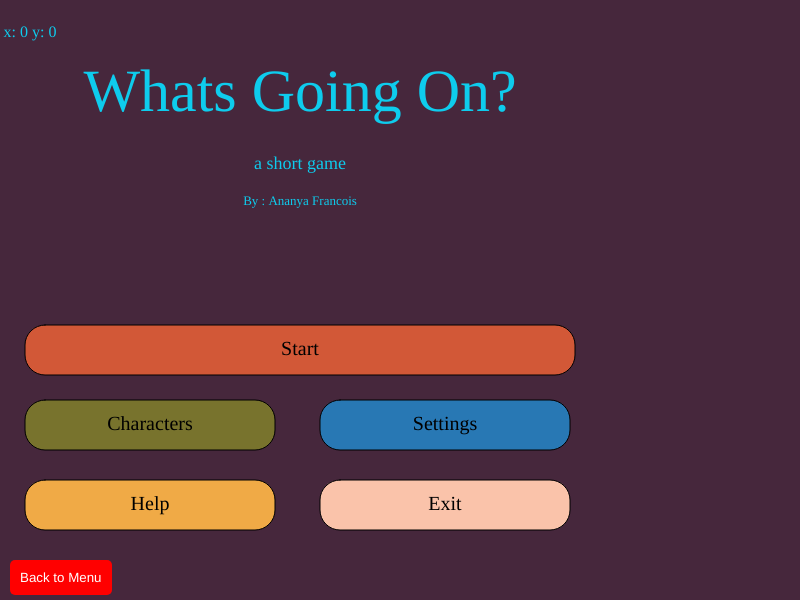
Frame 1 (no input)
Frame 60 (no input): identical to frame 1, image omitted
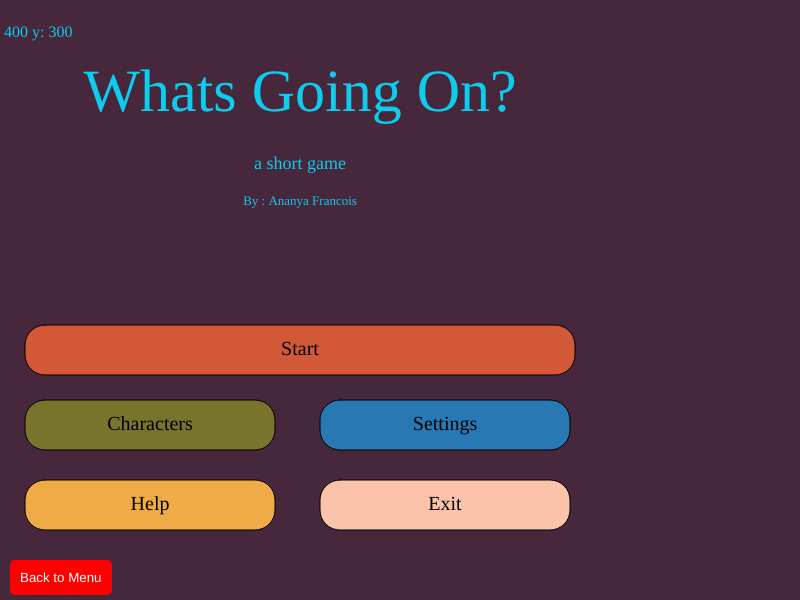
Frame 120 (the mouse pressed at the canvas centre since frame 60)

The p5.js sketch that drew these frames (run headless with seeded random() and noise() and a simulated clock; from frame 60 on, the mouse is pressed at the canvas centre):

// p5.js sketch
// ── sketch.js
let state = "menu";
let button5;
 let scene = 1;
 //scene 3 a & b buttons
 let button, northButton, southButton;
 //the two colors
 let startColor, endColor;
 //lerp is the feature that helps the background fade between two colors rather than randomly
 let lerpAmount = 0;
 let increasing = true;
 
 function setup() {
   createCanvas(800, 600);
   
   button5 = createButton('Back to Menu');
  button5.position(10, height - 40); // Position the button in the bottom left corner
  button5.style('background-color', 'red');
  button5.style('color', 'white');
  button5.style('border', 'none');
  button5.style('padding', '10px');
  button5.style('border-radius', '5px');
  button5.mousePressed(() => {
   // Switch back to the menu screen when clicked
    state = "menu"; 
   
    // hide the button in the beginning//didn't work
    button.hide();
     
  });
   // Set a base font
   textFont('Century Schoolbook'); 
 
   // Define colors for background fade
   startColor = color(102, 0, 102);
   endColor = color(0, 255, 255);
 
   // Create the button for scene transition in game screen
   button = createButton('Next Scene');
   button.position(750, 450);
   button.mousePressed(() => {
     // Change to second scene when clicked
     scene = 2; 
      // Hiding the button when in Scene 2
     button.hide();
   });
   button.hide();
 
   // Create North and South buttons for Scene 2
   northButton = createButton('North');
    // Position it on the screen
   northButton.position(675, 130);
   northButton.mousePressed(() => {
     // Change to north scene when clicked
     state = "northScene"; 
     // Hide North button after choice is clicked
     northButton.hide(); 
     // Hide South button after click
     southButton.hide(); 
   });
   northButton.hide();
 
   southButton = createButton('South');
   // Position of south screen
   southButton.position(675, 425); 
   southButton.mousePressed(() => {
     // Change to south scene when clicked
     state = "southScene"; 
     // Hide North button after one is clicked
     northButton.hide(); 
     // same South button 
     southButton.hide(); 
   });
   southButton.hide();
 }
 
 //set each page as a state 
 function draw() {
   if (state === "menu") {
     menuScreen();
   } else if (state === "game") {
     gameScreen();
   } else if (state === "characters") {
     charactersScreen();
   } else if (state === "settings") {
     settingsScreen();
   } else if (state === "help") {
     helpScreen();
   } else if (state === "exit") {
     exitScreen();
   } else if (state === "northScene") {
     northScene();
   } else if (state === "southScene") {
     southScene();
   }
 }
 //menu screen features
 function menuScreen() {
   background(70, 39, 60);
  
   fill(210,88,55);
   rect(25, 325, 550, 50, 20); // Start button
   fill(120,115,45)
   rect(25, 400, 250, 50, 20); // Characters button
   fill(40,120,180)
   rect(320, 400, 250, 50, 20); // Settings button
   fill(240,170,70)
   rect(25, 480, 250, 50, 20); // Help button
   fill(250,195,170)
   rect(320, 480, 250, 50, 20); // Exit button
  
   fill(0);
   textSize(20);
   textAlign(CENTER, CENTER);
   text("Start", 300, 350);
   text("Characters", 150, 425);
   text("Settings", 445, 425);
   text("Help", 150, 505);
   text("Exit", 445, 505);
  
   //title
   fill(14,204,237);
   textSize(60);
   textAlign(CENTER, TOP);
   text('Whats Going On?', 300, 65);
  
   //description
   textSize(18);
   text('a short game', 300, 155);
  
   //creators name, aka me
   textSize(13);
   text('By : Ananya Francois', 300, 195);
  
   //mouse location, for some reason it wont stay tho...
   textSize(16);
   text(`x: ${mouseX} y: ${mouseY}`, 30, 25);
 }
 
 function gameScreen() {
   if (scene === 1) {
     sceneOne();
     button.show();
   } else if (scene === 2) {
     sceneTwo();
     // Show North and South buttons in scene 2
     northButton.show(); 
     southButton.show();
   }
 }
 
 function sceneOne() {
   // Background fade logic for Scene 1
   let bgColor = lerpColor(startColor, endColor, lerpAmount);
   background(bgColor);
  
   // The scene 1 elements
   fill(64, 64, 64);
   rect(0, 500, 800, 800);
 
   fill(255, 204, 0);
   rect(15, 535, 105, 40);
   rect(145, 535, 130, 40);
   rect(300, 535, 150, 40);
   rect(480, 535, 175, 40);
   rect(680, 535, 190, 40);
 
   let moonColor = mouseIsPressed ? color(255, 210, 24) : color(178, 178, 176);
   fill(moonColor);
   circle(65, 65, 100);
 
   fill(245, 29, 29);
   rect(450, 405, 165, 108);
 
   fill(90, 231, 253);
   rect(470, 415, 55, 55);
   rect(545, 415, 55, 55);
 
   fill(128, 128, 128);
   circle(480, 505, 55);
   circle(585, 505, 55);
 }
 //scene two 
 function sceneTwo() {
   background(51, 40, 102);
   strokeWeight(0);
   //street ground
   fill(112, 128, 144);
   rect(350, 75, 450, 150, 10);
   rect(350, 350, 450, 150, 10);
   rect(200, 200, 300, 200, 10);
   rect(0, 250, 300, 100);
  
   //street paint
   fill(255, 204, 0);
   rect(15, 290, 60, 20);
   rect(100, 290, 60, 20);
   rect(200, 290, 60, 20);
   rect(300, 290, 60, 20);
   rect(420, 200, 20, 60);
   rect(420, 340, 20, 60);
   rect(550, 140, 60, 20);
   rect(550, 415, 60, 20);
   rect(420, 290, 20, 20);
   rect(450, 415, 60, 20);
   rect(450, 140, 60, 20);
 }
 //North scene functions
 function northScene() {
   // background for the north scene
   background(0, 102, 102);
   strokeWeight (0)
   fill (29, 21, 37)
   //now the buildings have to look real, skinner?
     rect(0, 250, 125, 600);
   rect(110, 200, 85, 600);
   rect(190, 160, 85, 600);
   rect(275, 85, 85, 600);
   rect(360, 130, 85, 600);
   rect(445, 290, 85, 600);
   rect(515, 160, 125, 600);
   
   //design on tops, looking for triangles & Trapzoids, maybe a line that leads to a red dot that goes on and off
   
   //the text
   textFont('Courier New');
   textSize(38);
   fill(255, 255, 0)
   text('YOUVE MADE IT TO THE CITY!', 315, 325);
   
 }
 
 function southScene() {
   // Obvi new background for the south scene
     background(153, 0, 0);
  
  // Title
  fill(255); 
  textSize(64);  
  textAlign(CENTER, TOP);  
  text("Where in the South", width / 2.5, 50); 

  // Draw the Swamp rectangle 
  fill(243, 228, 22); 
  strokeWeight(0);
  rect(30, 300, 150, 40, 20);  

  fill(0);  
  textSize(16);
  textAlign(CENTER, CENTER);
  text("Swamp", 30, 300, 150, 40, 20);  
  
  // Draw the Beach rectangle 
  fill(243, 228, 22);
  rect(250, 300, 150, 40, 20);
  
  fill(0);  
  text("Beach", 250, 300, 150, 40);  
  
  // Draw the Desert rectangle 
  fill(243, 228, 22);
  rect(450, 300, 150, 40, 20);  
  
  fill(0);  
  text("Desert", 450, 300, 150, 40);  
   
 }
 
 function charactersScreen() {
    {
   background(102, 0, 51);
  
   // Title: "Choose Your Character" 
  fill(255, 0, 255);
  textSize(32);
  textAlign(CENTER, TOP);
  textStyle(BOLDITALIC);
  text("Choose Your Character", width / 2 - 200, 20);  

  // "Your Closet" Title (Smaller, top right)
  fill(255, 0, 127);
  textSize(18);  
  textStyle(BOLD);
  textAlign(RIGHT, TOP);
  text("Your Closet", width - 275, 20);  

  // "BUY!!" Title
  fill(153, 0, 153)
  textSize(20);
  textAlign(CENTER, BOTTOM);
  text("BUY!!", width / 2.5, 280);  
  
   //you, car color
   fill (255,0,0)
   strokeWeight(1.5)
   circle(180, 150, 175)
  
   //create difference in the piece so its not all flat
   strokeWeight(0)
   fill(204, 0, 102)
   rect(0, 280, 800, 300)
  
  // Closet rectangle
  strokeWeight(1.5);
  fill(142, 52, 6);
  rect(430, 55, 100, 190);
  
  // Wardrobe Colors (Circles)
  fill(0, 0, 255);
  circle(480, 200, 75);  // Blue
  fill(0, 255, 0);
  circle(480, 100, 75);  // Green

  // Color Options Below (Circles)
  fill(255, 128, 0);
  circle(100, 315, 25);  // Orange
  fill(102, 204, 0);
  circle(100, 360, 25);  // Light Green
  fill(0, 204, 204);
  circle(100, 405, 25);  // Cyan
  
  fill(255, 153, 51);
  circle(200, 315, 25);  // Orange-ish
  fill(128, 255, 0);
  circle(200, 360, 25);  // Light Green
  fill(0, 255, 255);
  circle(200, 405, 25);  // Aqua
  
  fill(255, 178, 102);
  circle(300, 315, 25);  // Peach
  fill(153, 255, 51);
  circle(300, 360, 25);  // Light Yellow-Green
  fill(255, 204, 153);
  circle(400, 405, 25);  // Light Peach
  
  fill(178, 255, 102);
  circle(400, 315, 25);  // Pale Green
  fill(102, 255, 255);
  circle(400, 405, 25);  // Light Cyan
  
  fill(51, 255, 255);
  circle(300, 405, 25);  // Light Blue
  fill(153, 255, 255);
  circle(200, 405, 25);  // Soft Cyan
  
  // Extra orange, green circles
  fill(255, 299, 204);
  circle(400, 315, 25);  // Extra Orange
  
  fill(204, 255, 153);
  circle(400, 360, 25);  // Extra Light Green
  
  // Extra code line on part 500
  fill(204, 255, 153);
  circle(500, 315, 25);  // Extra Green
  fill(204, 255, 153);
  circle(500, 360, 25);  // Extra Green
  fill(255, 255, 155);
  circle(500, 405, 25);  // Extra Yellow
  
}
 }
 
 function settingsScreen() {
    background(255,105,180);
  //hierarchy 
  fill(255, 204, 229)
  strokeWeight(1.5)
  rect(385, 280, 130, 35, 20)
  
  
   fill(139,69,19);
   textSize(32);
   textAlign(CENTER, CENTER);
   text("Music ON/OFF", width / 2, height / 2);
  
   //theme feature
fill(0);
   textSize(32);
   textAlign(CENTER, CENTER);
   text("Music ON/OFF", width / 6, height / 6);

}
 
 function helpScreen() {
   background(9, 84, 84);
  
  fill('deeppink');
  textSize(16);
  textAlign(CENTER, TOP);
  textStyle(BOLDITALIC);

  // Define the text content for each section
  let textContent = "I wanted to make my midterm game more in depth and more interactive. I already did so much that i couldn't think of what to add at first besides mini games. I decided to add more of a storyline that the user can follow and get lost in";
  let textContent1 = "I spent a lot of time making sure my codes were connected even going as deep as changing the colors of each scene to a set theme to representing levels";
  let textContent2 = "The idea is to travel through an unknown nation that leads you to various places that have challenges. Inspiration from Bandersnatch and choose your own adventures Each scene in theory will be art and puzzles to the next scene. Emphasizing the minimal choice yet personalization aspect";

  // Using textWrap to ensure the text fits within the canvas width
  textWrap(WORD);

  // Set the margins
  let margin = 45;
  let margin1 = 155;
  let margin2 = 285;

  let textWidthConstraint = width - 2 * margin;
  let textHeightConstraint = height - 2 * margin;

  // Display the section titles and their respective content
  // "Why?" section
  text("Why?", width / 2, margin);
  text(textContent, margin, margin + 30, textWidthConstraint, textHeightConstraint / 3);

  // "How?" section
  text("How?", width / 2, margin1);
  text(textContent1, margin, margin1 + 30, textWidthConstraint, textHeightConstraint / 3);

  // "Goal?" section
  text("Goal?", width / 2, margin2);
  text(textContent2, margin, margin2 + 30, textWidthConstraint, textHeightConstraint / 3);
 }
 
 function exitScreen() {
   background(0);
   fill(255, 0, 0);
   textSize(80);
   textAlign(CENTER, CENTER);
   text("THE END", width / 2, height / 2);
 }
 
 // Mouse drag to control the background fade transition
 function mouseDragged() {
   if (increasing) {
     lerpAmount += 0.02;
     if (lerpAmount >= 1) {
       lerpAmount = 1;
       increasing = false;
     }
   } else {
     lerpAmount -= 0.02;
     if (lerpAmount <= 0) {
       lerpAmount = 0;
       increasing = true;
     }
   }
 }
 
 function mousePressed() {
   if (state === "menu") {
     if (mouseX > 25 && mouseX < 575 && mouseY > 325 && mouseY < 375) {
       state = "game";
     } else if (mouseX > 25 && mouseX < 275 && mouseY > 400 && mouseY < 450) {
       state = "characters";
     } else if (mouseX > 320 && mouseX < 570 && mouseY > 400 && mouseY < 450) {
       state = "settings";
     } else if (mouseX > 25 && mouseX < 275 && mouseY > 480 && mouseY < 530) {
       state = "help";
     } else if (mouseX > 320 && mouseX < 570 && mouseY > 480 && mouseY < 530) {
       state = "exit";
     }
   }
 }
 
 //Notes: 
